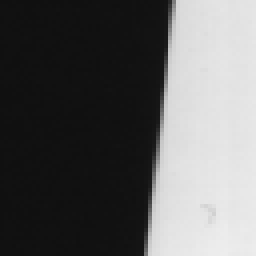
%> input picture lab3/slant_edge.tif, 64 x 64 px (shown 4 times larger)
$ octave slant_edge_detection.m   (GNU Octave 9; MATLAB toolbox functions it lacks are replaced by stand-ins)
%> lines starting %> are read from the running program, lines starting %| are printed output that depends on the picture

img = imread('slant_edge.tif');
%> img is the input picture: size 64x64 uint8; min 16, max 237, mean 95.5
%img = im2double(img);
m = mean(img, 'all');
%> m = 95.5
x = zeros(64, 1);
y = zeros(64, 1);
% Gx = diff(img,1, 2);
[Gx,~] = imgradientxy(img);
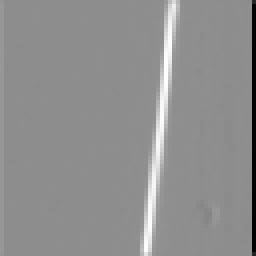
%> Gx: size 64x64 double (shown 4 times larger); min -939, max 754, mean 13.3; drawn with min black and max white
for yi = 1:64
    for xi = 1:63
        if(Gx(yi,xi) > m/2)
            break
        end
    end
    x(yi,1) = xi;
    y(yi,1) = yi;
end
%> after the loop, x = 64 values from 1 to 1; y = 64 values from 1 to 64

p = polyfit(y,x,1);
%> p = [-5.94e-18 1]
f = y * p(1) + p(2);
%> f = 64 values, max 1 at index 1, min 1 at index 47, mean 1
f = int8(f)
%> f = 64 values from 1 to 1
xi = 0:63;
figure;
imshow(img);
hold on;
plot(f,y,'Color', 'r', 'LineStyle', '-', 'LineWidth',3);
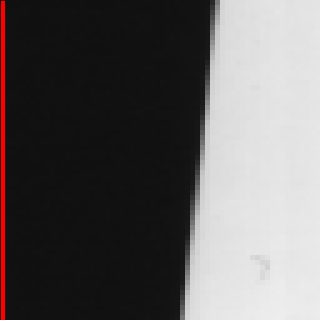
%> figure redrawn from the program's plot data; shown 5 times larger
hold off;
xf = p(1) * y;
%> xf = 64 values, max -5.94e-18 at index 1, min -3.8e-16 at index 64, mean -1.93e-16
x_t = round(4 * (xi' - (xf)));
%> x_t = 64 values from 0 to 252
%Binning
bin_v = zeros(284, 1);
bin_c = zeros(284, 1);

for y_i = 1:64
    for x_i = 1:64
        x_c = round(4 * (x_i - p(1) * y_i));
        bin_v(x_c) = double(bin_v(x_c)) + double(img( y_i, x_i));
        bin_c(x_c) = bin_c(x_c) + 1;
    end
end
%> after the loop, bin_c = 284 values, max 64 at index 4, min 0 at index 1, mean 14.42; bin_v = 284 values, max 14774 at index 256, min 0 at index 1, mean 1377.3

bin_avg = bin_v ./ bin_c;
ESF = bin_avg(4:259);
lin = diff(ESF, 1 , 1)/2;
plot(ESF);
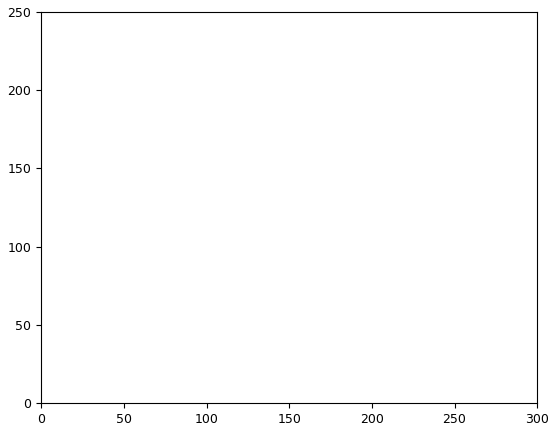
%> figure redrawn from the program's plot data; highest point at x = 253, y = 230.8
plot(lin);
a = fft(lin);
SRF = (abs(a) - min(abs(a)))  / (max(abs(a)) - min(abs(a)));
x_a = 1:255;
x_a = (x_a - 1) * 4/ 254;

plot(x_a(1:127), SRF(1:127));
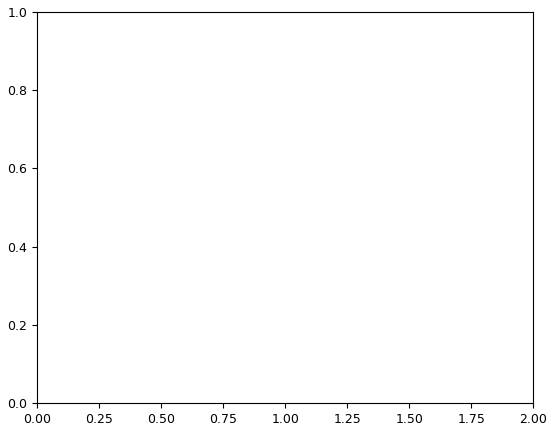
%> figure redrawn from the program's plot data
%plot(a);
%plot([0:4], abs(a));
